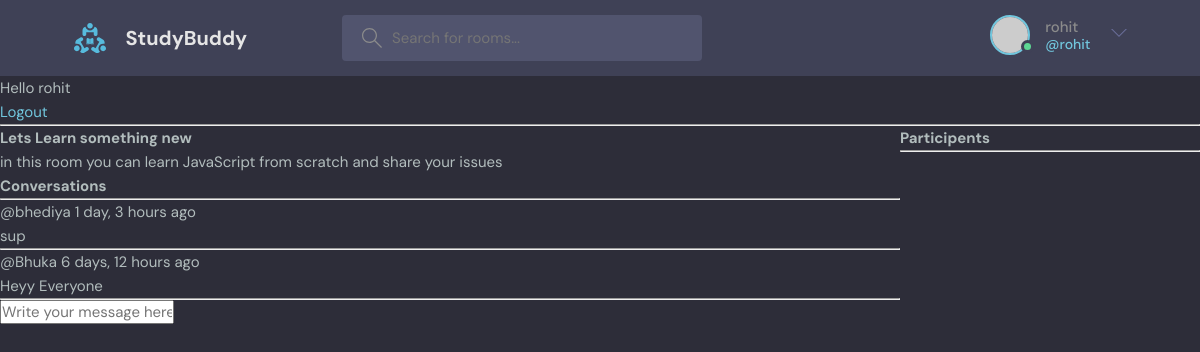
The app's page /room/1/ (signed in) with its own data.
### base/models.py (models this page shows, shortened)
class Room(models.Model):
    host=models.ForeignKey(User,on_delete=models.SET_NULL,null=True)
    topic=models.ForeignKey(Topic,on_delete=models.SET_NULL,null=True)
    name=models.CharField(max_length=200)
    description=models.TextField(null=True,blank=True)
    participents=models.ManyToManyField(User, related_name='participents', blank=True)
    updated=models.DateTimeField(auto_now=True)
    created=models.DateTimeField(auto_now_add=True)
    class Meta:
        ordering=['-updated','-created']

class Message(models.Model):
    user =models.ForeignKey(User,on_delete=models.CASCADE)
    room=models.ForeignKey(Room,on_delete=models.CASCADE)
    body=models.TextField()
    updated=models.DateTimeField(auto_now=True)
    created=models.DateTimeField(auto_now_add=True)
    class Meta:
        ordering=['-updated','-created']

### base/views.py (the view, shortened to what this page needs)
# urls.py: path('room/<str:pk>/', views.room,name="room"),
def room(request, pk):
    room = Room.objects.get(id=pk)
    room_messages = room.message_set.all().order_by('-created')
    participents=room.participents.all()
    context = {'room': room, 'room_messages': room_messages, 'participents':participents}
    return render(request, 'base/room.html', context)

### base/templates/base/room.html (shortened to what this page needs)
{% extends 'main.html' %}
{% block content %}
<div class="room-container">
  <div>
    <h1>{{room.name}}</h1>
    <p>{{room.description}}</p>
    <div class="comment-wrapper">
      <h3>Conversations</h3>
      <hr />
      {% for message in room_messages %}
      <div>
        <small>@{{message.user}} {{message.created|timesince}} ago</small>
        <p>{{message.body}}</p>
        <hr />
      </div>
      {% endfor %}
    </div>
    {% if request.user.is_authenticated %}
    <div class="comment-form">
      <form method="POST" action="">
        <input
          type="text"
          name="body"
          placeholder="Write your message here...."
        />
      </form>
    </div>
    {% endif %}
  </div>
  <div>
    <h3>Participents</h3>
    <hr>
  </div>
</div>
{% endblock content %}

### templates/navbar.html (shortened to what this page needs)
{% load static %}
<header class="header header--loggedIn">
  <div class="container">
    <a href="{% url 'home' %}" class="header__logo">
      <img src="{% static 'images/logo.svg' %}" />
      <h1>StudyBuddy</h1>
    </a>
    <form class="header__search" method="GET" action="{% url 'home' %}">
      <label>
        <input name="q" placeholder="Search for rooms..." />
      </label>
    </form>
    {% if request.user.is_authenticated %}
    <nav class="header__menu">
      <div class="header__user">
        <a href="profile.html">
          <div class="avatar avatar--medium active">
            <img src="https://randomuser.me/api/portraits/men/37.jpg" />
          </div>
          <p>
            {{request.user.username}} <span>@{{request.user.username}}</span>
          </p>
        </a>
        <button class="dropdown-button">
          <svg
            version="1.1"
            xmlns="http://www.w3.org/2000/svg"
            width="32"
            height="32"
            viewBox="0 0 32 32"
          >
            <title>chevron-down</title>
            <path d="M16 21l-13-13h-3l16 16 16-16h-3l-13 13z"></path>
          </svg>
        </button>
      </div>
      {% else %}
      <a href="{% url 'login' %}">
        <img src="{% static 'images/avatar.svg' %}" />
        <p>Login</p>
      </a>
      {% endif %}
    </nav>
  </div>
</header>
{% if request.user.is_authenticated %}
<p>Hello {{request.user}}</p>
<a href="{% url 'logout' %}">Logout</a>
{% else %}
<a href="{% url 'login' %}">Login</a>
{% endif %}
<hr />

### static/styles/style.css (style rules this page uses)
:root { --color-main: #71c6dd; --color-main-light: #e1f6fb; --color-dark: #3f4156; --color-dark-medium: #51546e; --color-dark-light: #696d97; --color-light: #e5e5e5; --color-gray: #8b8b8b; --color-light-gray: #b2bdbd; --color-bg: #2d2d39; --color-success: #5dd693; --color-error: #fc4b0b; }
* { font-family: "DM Sans", -apple-system, BlinkMacSystemFont, "Segoe UI", Roboto, Oxygen, Ubuntu, Cantarell, "Open Sans", "Helvetica Neue", sans-serif; margin: 0; padding: 0; box-sizing: border-box; text-rendering: optimizeLegibility; font-size: inherit; }
html { font-size: 56.25%; }
@media only screen and (min-width: 1200px) { html { font-size: 62.5%; } }
body { line-height: 1.6; font-weight: 400; font-size: 1.5rem; color: var(--color-light-gray); background-color: var(--color-bg); min-height: 100vh; }
img { width: 100%; }
a { display: inline-block; color: var(--color-main); text-decoration: none; }
.container { max-width: 120rem; width: 90%; margin: auto; }
.avatar { position: relative; display: inline-block; border-radius: 50%; border: 2px solid var(--color-main); }
.avatar img { display: block; border-radius: 50%; object-fit: cover; object-position: center; }
.avatar::after { content: ""; display: block; position: absolute; background-color: var(--color-gray); z-index: 111; border-radius: 50%; border: 0.3rem solid var(--color-dark); }
.avatar.active::after { background-color: var(--color-success); }
.avatar.avatar--medium img { width: 3.6rem; height: 3.6rem; border-radius: 50%; }
.avatar.avatar--medium:after { width: 0.7rem; height: 0.7rem; bottom: 0px; right: -6px; }
.header { padding: 1.5rem; background-color: var(--color-dark); }
.header > .container { display: flex; gap: 9.5rem; }
.header__logo, .header__user { display: flex; gap: 2rem; align-items: center; }
.header__logo > img { height: 3.2rem; width: 3.2rem; }
.header__logo > h1 { font-weight: 700; font-size: 2rem; color: var(--color-light); }
.header__search > label { background-color: var(--color-dark-medium); padding: 1.3rem 1rem; display: flex; align-items: center; gap: 1rem; border-radius: 4px; }
.header__search svg { fill: var(--color-gray); width: 2rem; height: 2rem; margin-left: 1rem; }
.header__search input { width: 30rem; background: transparent; border: none; outline: none; color: var(--color-light); }
.header__menu { margin-left: auto; position: relative; }
.header__menu a { display: flex; gap: 1.5rem; align-items: center; font-weight: 500; text-decoration: none; color: var(--color-gray); }
.header__menu img { height: 3.6rem; }
.header__menu p { line-height: 1.2; }
.header__menu span { color: var(--color-main); font-weight: 500; font-size: 1.4rem; display: block; }
.header__menu svg { width: 1.6rem; height: 1.6rem; fill: var(--color-dark-light); }
.dropdown-button { background: transparent; border: 0; outline: 0; cursor: pointer; }

### base/templates/base/room.html (style rules this page uses)
.room-container { display: grid; grid-template-columns: 3fr 1fr; }

### records on screen
Room: name "Lets Learn something new", description "in this room you can learn JavaScript from scratch and share your issues"
Message: user "bhediya", created "1 day, 3 hours", body "sup"
Message: user "Bhuka", created "6 days, 12 hours", body "Heyy Everyone"

### other values on screen
{{ request.user.username }} "rohit"
{{ request.user }} "rohit"
